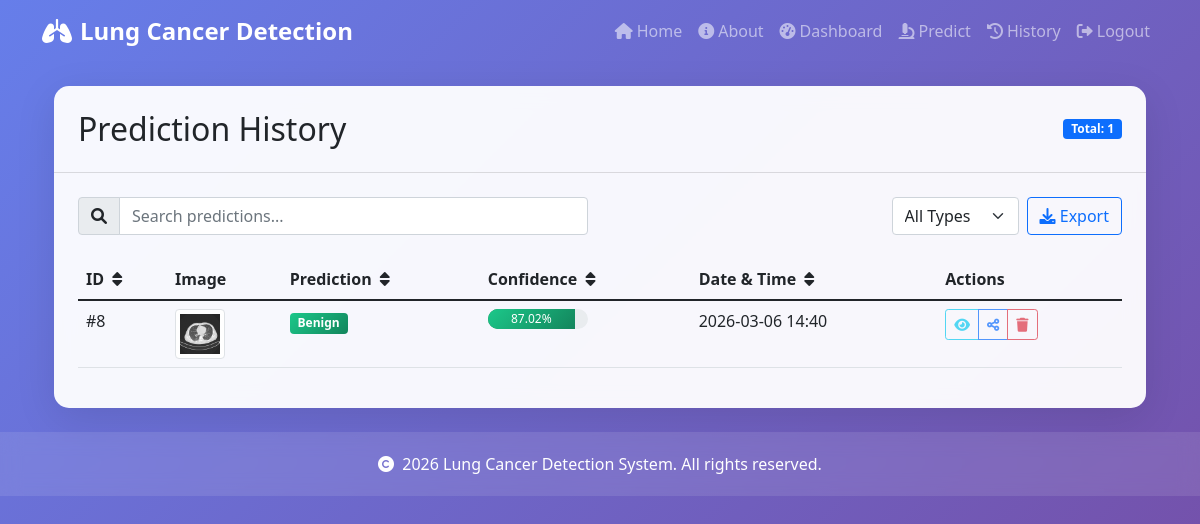
The app's page /history (signed in) with its own data.
### app.py (models this page shows)
class Prediction(db.Model):
    id = db.Column(db.Integer, primary_key=True)
    image_filename = db.Column(db.String(100), nullable=False)
    prediction = db.Column(db.String(20), nullable=False)
    confidence = db.Column(db.Float, nullable=False)
    date_predicted = db.Column(db.DateTime, default=datetime.utcnow)
    user_id = db.Column(db.Integer, db.ForeignKey('user.id'), nullable=False)

### app.py (the view)
@app.route('/history')
@login_required
def history():
    page = request.args.get('page', 1, type=int)
    predictions = Prediction.query.filter_by(user_id=current_user.id)\
                    .order_by(Prediction.date_predicted.desc())\
                    .paginate(page=page, per_page=10)
    return render_template('history.html', title='History', predictions=predictions)

### app.py (called while the page is built)
@login_manager.user_loader
def load_user(user_id):
    return User.query.get(int(user_id))

@app.context_processor
def utility_processor():
    return {'now': datetime.now}

### templates/history.html (shortened to what this page needs)
{% extends "base.html" %}
{% block content %}
<div class="container">
    <div class="row">
        <div class="col-12">
            <div class="card animate__animated animate__fadeInDown">
                <div class="card-header bg-transparent d-flex justify-content-between align-items-center p-4">
                    <h2 class="mb-0">Prediction History</h2>
                    <span class="badge bg-primary">Total: {{ predictions.total }}</span>
                </div>
                <div class="card-body p-4">
                    <div class="row mb-4">
                        <div class="col-md-6">
                            <div class="input-group">
                                <span class="input-group-text"><i class="fas fa-search"></i></span>
                                <input type="text" class="form-control" id="searchInput" placeholder="Search predictions..." onkeyup="filterTable()">
                            </div>
                        </div>
                        <div class="col-md-6">
                            <div class="d-flex justify-content-end">
                                <select class="form-select w-auto" id="filterSelect" onchange="filterByType()">
                                    <option value="all">All Types</option>
                                </select>
                                <button class="btn btn-outline-primary ms-2" onclick="exportData()">
                                    <i class="fas fa-download"></i> Export
                                </button>
                            </div>
                        </div>
                    </div>
                    {% if predictions.items %}
                        <div class="table-responsive">
                            <table class="table table-hover" id="predictionsTable">
                                <thead>
                                    <tr>
                                        <th onclick="sortTable(0)">ID <i class="fas fa-sort ms-1"></i></th>
                                        <th>Image</th>
                                        <th onclick="sortTable(2)">Prediction <i class="fas fa-sort ms-1"></i></th>
                                        <th onclick="sortTable(3)">Confidence <i class="fas fa-sort ms-1"></i></th>
                                        <th onclick="sortTable(4)">Date & Time <i class="fas fa-sort ms-1"></i></th>
                                        <th>Actions</th>
                                    </tr>
                                </thead>
                                <tbody>
                                    {% for pred in predictions.items %}
                                    <tr>
                                        <td>#{{ pred.id }}</td>
                                        <td>
                                            <img src="{{ url_for('static', filename='uploads/' + pred.image_filename) }}"
                                                 class="img-thumbnail prediction-thumbnail"
                                                 style="width: 50px; height: 50px; object-fit: cover; cursor: pointer;"
                                                 alt="CT Scan"
                                                 onclick="showImageModal('{{ url_for('static', filename='uploads/' + pred.image_filename) }}')">
                                        </td>
                                        <td>
                                            <span class="badge bg-{{ 'success' if pred.prediction == 'Benign' else 'danger' if pred.prediction == 'Malignant' else 'info' }}">
                                                {{ pred.prediction }}
                                            </span>
                                        </td>
                                        <td>
                                            <div class="progress" style="height: 20px; width: 100px;">
                                                <div class="progress-bar bg-{{ 'success' if pred.prediction == 'Benign' else 'danger' if pred.prediction == 'Malignant' else 'info' }}"
                                                     role="progressbar"
                                                     style="width: {{ pred.confidence * 100 }}%;"
                                                     aria-valuenow="{{ pred.confidence * 100 }}"
                                                     aria-valuemin="0"
                                                     aria-valuemax="100">
                                                    {{ "%.2f"|format(pred.confidence * 100) }}%
                                                </div>
                                            </div>
                                        </td>
                                        <td>{{ pred.date_predicted.strftime('%Y-%m-%d %H:%M') }}</td>
                                        <td>
                                            <div class="btn-group" role="group">
                                                <button type="button" class="btn btn-sm btn-outline-info" onclick="viewDetails({{ pred.id }})">
                                                    <i class="fas fa-eye"></i>
                                                </button>
                                                <button type="button" class="btn btn-sm btn-outline-primary" onclick="sharePrediction({{ pred.id }})">
                                                    <i class="fas fa-share-alt"></i>
                                                </button>
                                                <a href="{{ url_for('delete_prediction', pred_id=pred.id) }}"
                                                   class="btn btn-sm btn-outline-danger"
                                                   onclick="return confirm('Are you sure you want to delete this prediction?')">
                                                    <i class="fas fa-trash"></i>
                                                </a>
                                            </div>
                                        </td>
                                    </tr>
                                    {% endfor %}
                                </tbody>
                            </table>
                        </div>
                    {% endif %}
                </div>
            </div>
        </div>
    </div>
</div>
{% endblock %}

### static/css/style.css (style rules this page uses)
:root { --primary-gradient: linear-gradient(135deg, #667eea 0%, #764ba2 100%); --success-gradient: linear-gradient(135deg, #1cc88a 0%, #13855c 100%); --info-gradient: linear-gradient(135deg, #36b9cc 0%, #258391 100%); --warning-gradient: linear-gradient(135deg, #f6c23e 0%, #dda20a 100%); --danger-gradient: linear-gradient(135deg, #e74a3b 0%, #be2617 100%); }

### templates/base.html (style rules this page uses)
:root { --primary-color: #4e73df; --success-color: #1cc88a; --info-color: #36b9cc; --warning-color: #f6c23e; --danger-color: #e74a3b; }
body { background: linear-gradient(135deg, #667eea 0%, #764ba2 100%); min-height: 100vh; }
.card { border: none; border-radius: 15px; box-shadow: 0 10px 40px rgba(0,0,0,0.1); backdrop-filter: blur(10px); background: rgba(255, 255, 255, 0.95); }

### templates/history.html (style rules this page uses)
.prediction-thumbnail { transition: transform 0.3s ease; cursor: pointer; }
.bg-success { background: linear-gradient(135deg, #1cc88a 0%, #13855c 100%); }
.progress { border-radius: 10px; overflow: hidden; }
.btn-group { opacity: 0.7; transition: opacity 0.3s ease; }

### records on screen
Prediction: id "8", image_filename (picture), prediction "Benign", pred.confidence*100 "87.02", date_predicted "2026-03-06 14:40"

### other values on screen
{{ predictions.total }} "1"
